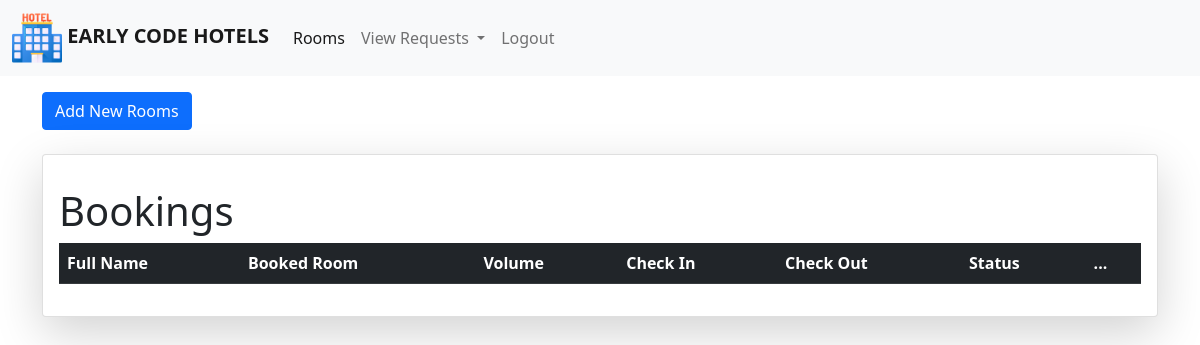
The app's page /tunnel/checkout.php (signed in), older data.
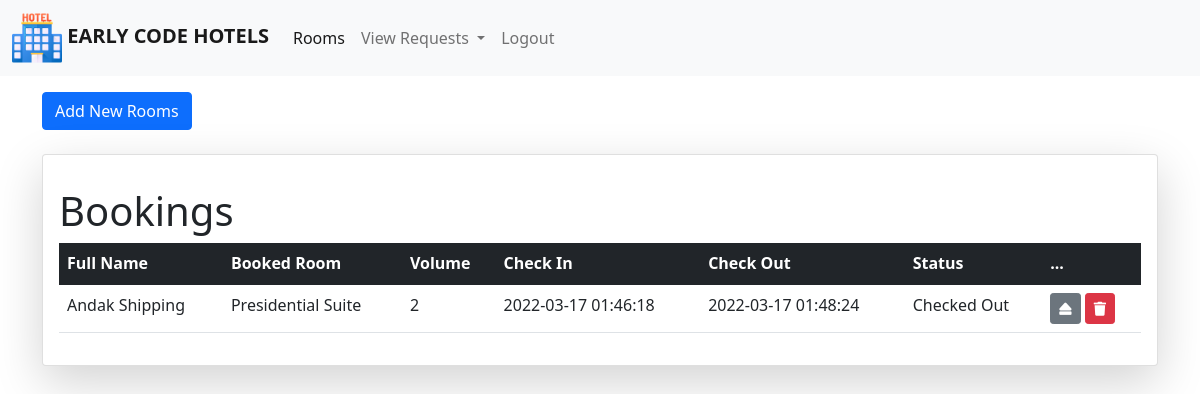
The same page, newer data.
### tables this page shows
CREATE TABLE `bookings` (
  `id` int(11) NOT NULL,
  `roomid` varchar(11) NOT NULL,
  `userid` varchar(11) NOT NULL,
  `full_name` varchar(100) NOT NULL,
  `booked_room` varchar(100) NOT NULL,
  `no_of_rooms` varchar(10) NOT NULL,
  `check_out` datetime NOT NULL,
  `booking_status` varchar(100) NOT NULL,
  `date_booked` datetime NOT NULL
);

### tunnel/checkout.php (the view, shortened to what this page needs)
<?php
    include '../assets/config/dbcon.php';
    include '../assets/includes/headers.php';
?>
<body>
<?php include '../assets/includes/dashboard-nav.php'; ?>
<section class="mt-3">
 <div class="container">
       <div class="d-flex justify-content-between">
          <button type="button" class="btn btn-primary" data-bs-toggle="modal" data-bs-target="#exampleModal">
            Add New Rooms
          </button>
       </div>
       <div class="card mx-auto p-3 mt-4 shadow-lg">
         <div class="table-responsive mt-3">
           <h1>Bookings</h1>
            <table class="table table-hover">
              <thead class="table-dark">
                <tr>
                  <th scope="col">Full Name</th>
                  <th scope="col">Booked Room</th>
                  <th scope="col">Volume</th>
                  <th scope="col">Check In</th>
                  <th scope="col">Check Out</th>
                  <th scope="col">Status</th>
                  <th scope="col">...</th>
                </tr>
              </thead>
              <tbody>
                <?php
                  $sql = "SELECT * FROM bookings WHERE booking_status = 'Checked Out' ORDER BY id DESC LIMIT 0,2";
                  $query = mysqli_query($connectDB,$sql);
                  while ($row = mysqli_fetch_assoc($query)) {
                ?>
                <tr>
                  <td><?php echo $row['full_name']; ?></td>
                  <td><?php echo $row['booked_room']; ?></td>
                  <td><?php echo $row['no_of_rooms']; ?></td>
                  <td><?php echo $row['date_booked']; ?></td>
                  <td><?php echo $row['check_out']; ?></td>
                  <td><?php echo $row['booking_status']; ?></td>
                  <td>
                    <a href="../assets/config/param?check_out=<?php echo $row['id'] ?>" class="btn btn-secondary btn-sm">
                      <i class="fas fa-eject"></i>
                    </a>
                    <a href="" class="btn btn-danger btn-sm">
                      <i class="fas fa-trash"></i>
                    </a>
                  </td>
                </tr>
                <?php } ?>
              </tbody>
            </table>
         </div>
       </div>
    </div>
</section>
</body>
</html>

Row changes from the older to the newer data that the page shows:
added bookings: full_name "Andak Shipping", booked_room "Presidential Suite", no_of_rooms "2", date_booked "2022-03-17 01:46:18", check_out "2022-03-17 01:48:24", booking_status "Checked Out"
